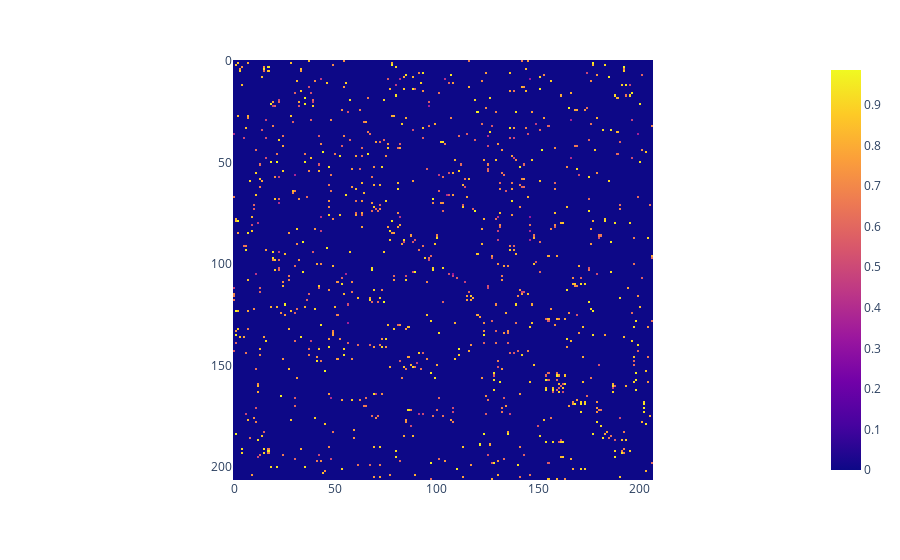

The notebook cell this image was saved under:
### Code cell
px.imshow(correlations_with_edges)

### Figure 1 — Plotly figure (JSON) as saved in the notebook; plotly's stock layout.template omitted (floating-point values rounded to 4 significant figures; data arrays with more than 128 entries replaced by an {"elided": "..."} marker saying what was removed)
{"data": [{"coloraxis": "coloraxis", "hovertemplate": "x: %{x}<br>y: %{y}<br>color: %{z}<extra></extra>", "name": "0", "type": "heatmap", "xaxis": "x", "yaxis": "y", "z": {"elided": "207x207 float values"}}], "layout": {"coloraxis": {"colorscale": [[0, "#0d0887"], [0.1111, "#46039f"], [0.2222, "#7201a8"], [0.3333, "#9c179e"], [0.4444, "#bd3786"], [0.5556, "#d8576b"], [0.6667, "#ed7953"], [0.7778, "#fb9f3a"], [0.8889, "#fdca26"], [1, "#f0f921"]]}, "margin": {"t": 60}, "xaxis": {"anchor": "y", "constrain": "domain", "domain": [0, 1], "scaleanchor": "y"}, "yaxis": {"anchor": "x", "autorange": "reversed", "constrain": "domain", "domain": [0, 1]}}}
